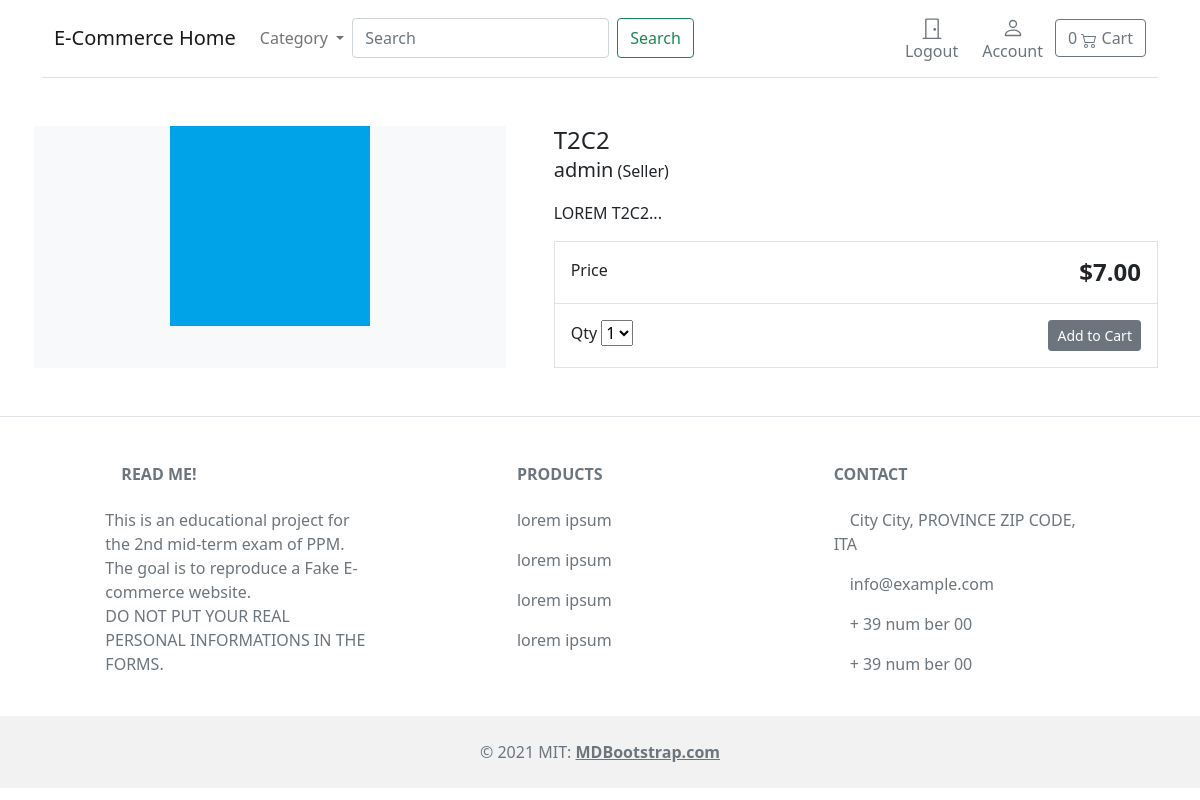
Screenshot of /item/t2c2/ (signed in) with the database file from the repository.
### store/models.py (models this page shows, shortened)
class Product(models.Model):
    category = models.ForeignKey(Category, related_name='product', on_delete=models.CASCADE)
    created_by = models.ForeignKey(settings.AUTH_USER_MODEL, on_delete=models.CASCADE, related_name='product_creator')
    title = models.CharField(max_length=255)
    author = models.CharField(max_length=255, default='admin')
    description = models.TextField(blank=True)
    image = models.ImageField(upload_to='images/')
    slug = models.SlugField(max_length=255)
    price = models.DecimalField(max_digits=4, decimal_places=2)
    in_stock = models.BooleanField(default=True)
    is_active = models.BooleanField(default=True)
    created = models.DateTimeField(auto_now_add=True)
    updated = models.DateTimeField(auto_now=True)
    objects = models.Manager()
    products = ProductManager()
    class Meta:
        verbose_name_plural = "Products"
        ordering = ('-created',)

### store/views.py (the view)
# urls.py: path('item/<slug:slug>/',views.product_detail,name='product_detail'), #primo slug si riferisce al tipo di dato e il secondo all'item
def product_detail(request,slug):
    product = get_object_or_404(Product, slug=slug, in_stock=True)
    return render(request, 'store/products/detail.html', {'product':product})

### basket/basket.py (called while the page is built)
    def __len__(self):
        return sum(item['qty'] for item in self.basket.values())

### basket/context_processor.py (called while the page is built)
def basket(request):
    return {'basket': Basket(request)}

### store/models.py (called while the page is built)
    def get_absolute_url(self):
        return reverse('store:category_list', args=[self.slug])

### store/views.py (called while the page is built)
def categories(request):
    return{
        'categories': Category.objects.all()
    }

### templates/store/products/detail.html (shortened to what this page needs)
{% extends "../base.html" %}
{% block content %}
<div class="container">
    <main class="pt-5">
        <div class="row g-3">
            <div class="col-md-5 col-lg-5 order-md-first bg-light">
                <img class="img-fluid mx-auto d-block" width="200px" alt="Responsive image" src="{{ product.image.url }}">
            </div>
            <div class="col-md-7 col-lg-7 ps-md-3 ps-lg-5">
                <h1 class="mb-0 h4">{{ product.title }}</h1>
                <p><span class="lead">{{ product.author }}</span> (Seller)</p>
                <p>{{ product.description|slice:":355" }}...</p>
                <div class="border">
                    <div class="col border-bottom">
                        <div class="row p-3">
                            <div class="col-6">Price</div>
                            <div class="col-6 text-end"><span class="h4 fw-bold">${{ product.price }}</span></div>
                        </div>
                    </div>
                    <div class="col">
                        <div class="row p-3">
                            <div class="col-6">
                                <label for="select">Qty</label>
                                <select id="select">
                                    <option value="1">1</option>
                                </select>
                            </div>
                            <div class="col-6 text-end">
                                <button type="button" id="add-button" value="{{product.id}}" class="btn btn-secondary btn-sm">Add to
                                    Cart</button></div>
                        </div>
                    </div>
                </div>
            </div>
        </div>
    </main>
</div>
{% endblock %}

### rows the page displays
Product: image (picture), title "T2C2", author "admin", description "LOREM T2C2", price "7.00"
